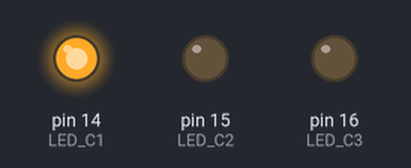
Bench run of a sketch on a simulated Arduino Uno, built with avr-gcc and run on an emulated ATmega328P. Parts: output pins drawn as LEDs (lit = HIGH).

Above: at 0.1 s.
Timing chart, 0 to 1.6 s (numbered marks = the images above):
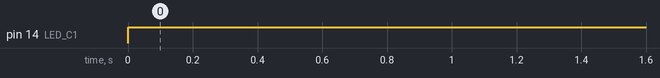

The sketch:

LED_Array_Test.ino
```cpp
int LED_C1 = 14;
int LED_C2 = 15;
int LED_C3 = 16;

void setup() {
  // put your setup code here, to run once:

pinMode(LED_C1, OUTPUT);
pinMode(LED_C2, OUTPUT);
pinMode(LED_C3, OUTPUT);


}

void loop() {


// This is to test each column - remark out the columns you're not testing
digitalWrite(LED_C1, HIGH);
//digitalWrite(LED_C2, HIGH);
//digitalWrite(LED_C3, HIGH);


}


void led_col_cycle() {

// This is to talk about functions in class - Nothing really important here yet
digitalWrite(LED_C1, HIGH);
delay(300);
digitalWrite(LED_C1, LOW);
delay(300);

digitalWrite(LED_C2, HIGH);
delay(300);
digitalWrite(LED_C2, LOW);
delay(300);

digitalWrite(LED_C3, HIGH);
delay(300);
digitalWrite(LED_C3, LOW);
delay(300);

}
```

Measured:
- by itself, pin 14 (LED_C1): LOW → HIGH at 0.00 s
